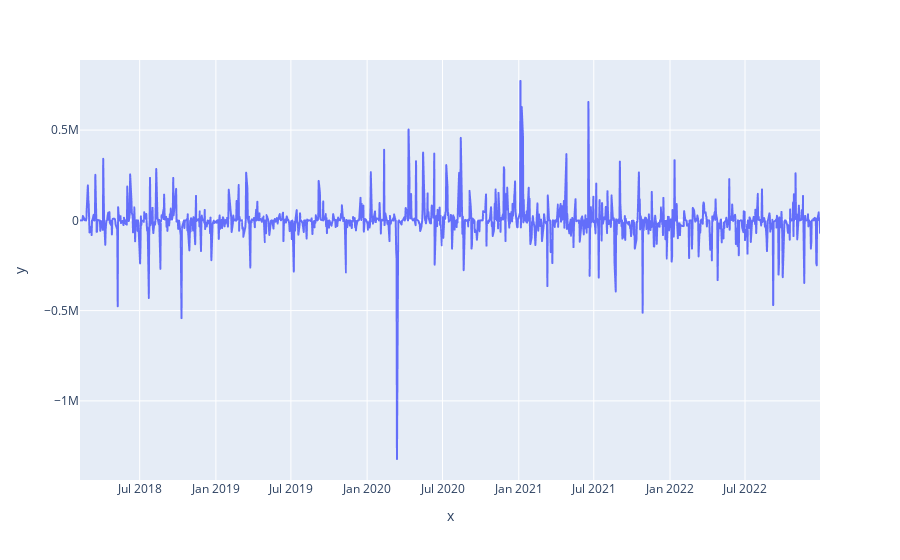

Here is the notebook cell this chart was saved with:
### Code cell
px.line(x=bt.ECONO_INFORM['날짜'], y=bt.ECONO_INFORM['실현손익'])

### Figure 1 — Plotly figure (JSON) as saved in the notebook; plotly's stock layout.template omitted (floating-point values rounded to 4 significant figures; data arrays with more than 128 entries replaced by an {"elided": "..."} marker saying what was removed)
{"data": [{"hovertemplate": "x=%{x}<br>y=%{y}<extra></extra>", "legendgroup": "", "line": {"color": "#636efa", "dash": "solid"}, "marker": {"symbol": "circle"}, "mode": "lines", "name": "", "showlegend": false, "type": "scattergl", "x": {"elided": "1193 str values"}, "xaxis": "x", "y": {"elided": "1193 int values"}, "yaxis": "y"}], "layout": {"legend": {"tracegroupgap": 0}, "margin": {"t": 60}, "xaxis": {"anchor": "y", "domain": [0, 1], "title": {"text": "x"}}, "yaxis": {"anchor": "x", "domain": [0, 1], "title": {"text": "y"}}}}
